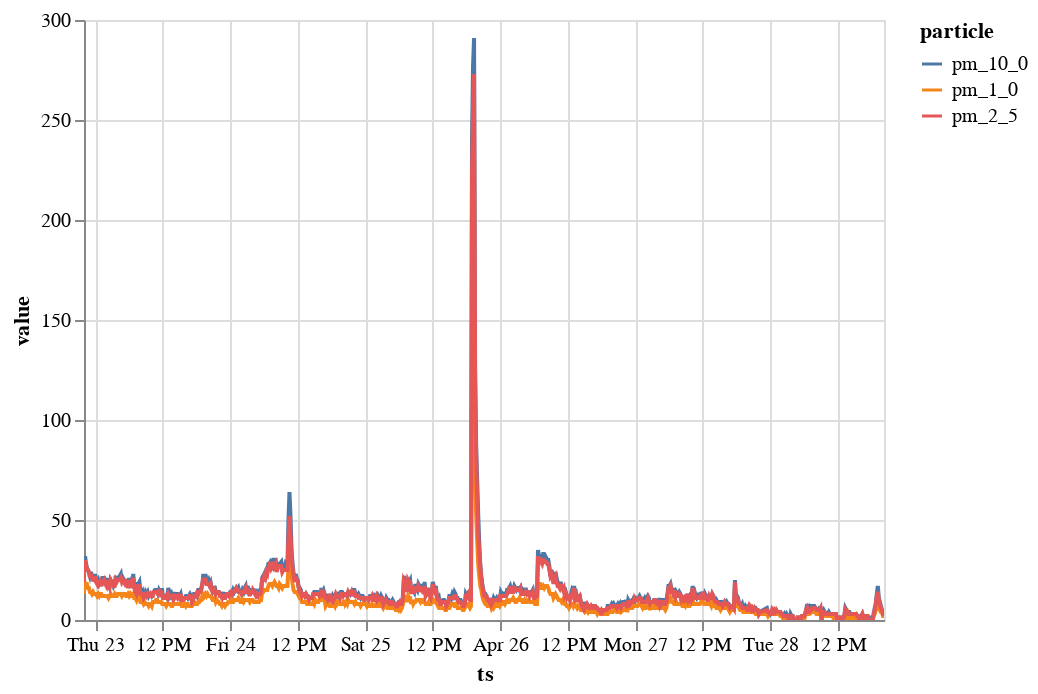

Write notebook code for a chart like this one.
### Code cell
long_form=df.reset_index().melt('ts', var_name='particle', value_name='value')

alt.Chart(long_form).mark_line().encode(
  x='ts:T',
  y='value:Q',
  color='particle:N'
).interactive()

### Figure 1 — Vega-Lite specification as saved in the notebook (floating-point values rounded to 4 significant figures; data arrays with more than 128 entries replaced by an {"elided": "..."} marker saying what was removed)
{"config": {"view": {"continuousWidth": 400, "continuousHeight": 300}}, "data": {"name": "data-571d1a33144f7098be01b159d2c11206"}, "mark": "line", "encoding": {"color": {"type": "nominal", "field": "particle"}, "x": {"type": "temporal", "field": "ts"}, "y": {"type": "quantitative", "field": "value"}}, "selection": {"selector002": {"type": "interval", "bind": "scales", "encodings": ["x", "y"]}}, "$schema": "https://vega.github.io/schema/vega-lite/v4.8.1.json", "datasets": {"data-571d1a33144f7098be01b159d2c11206": {"elided": "2310 records"}}}
